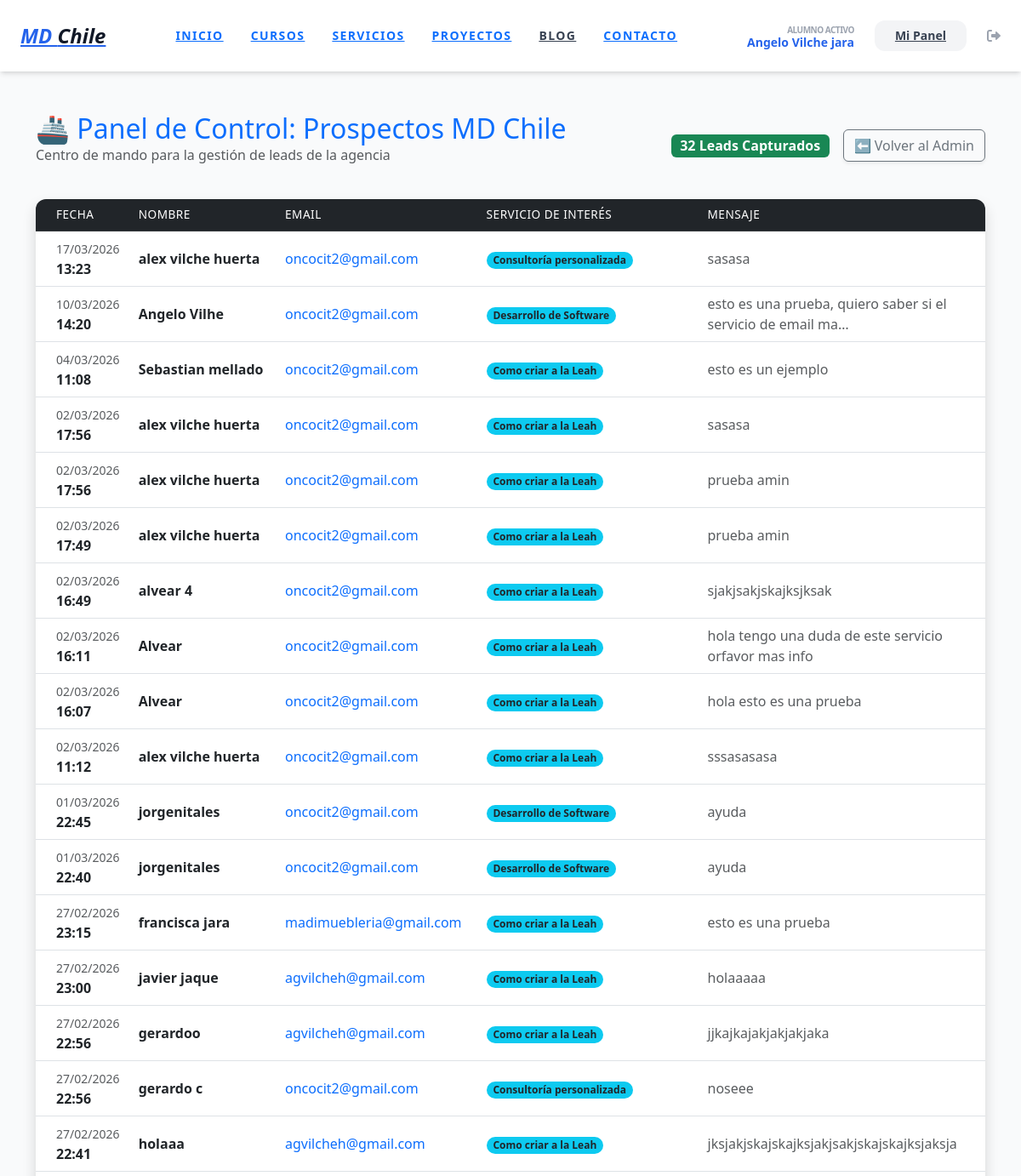
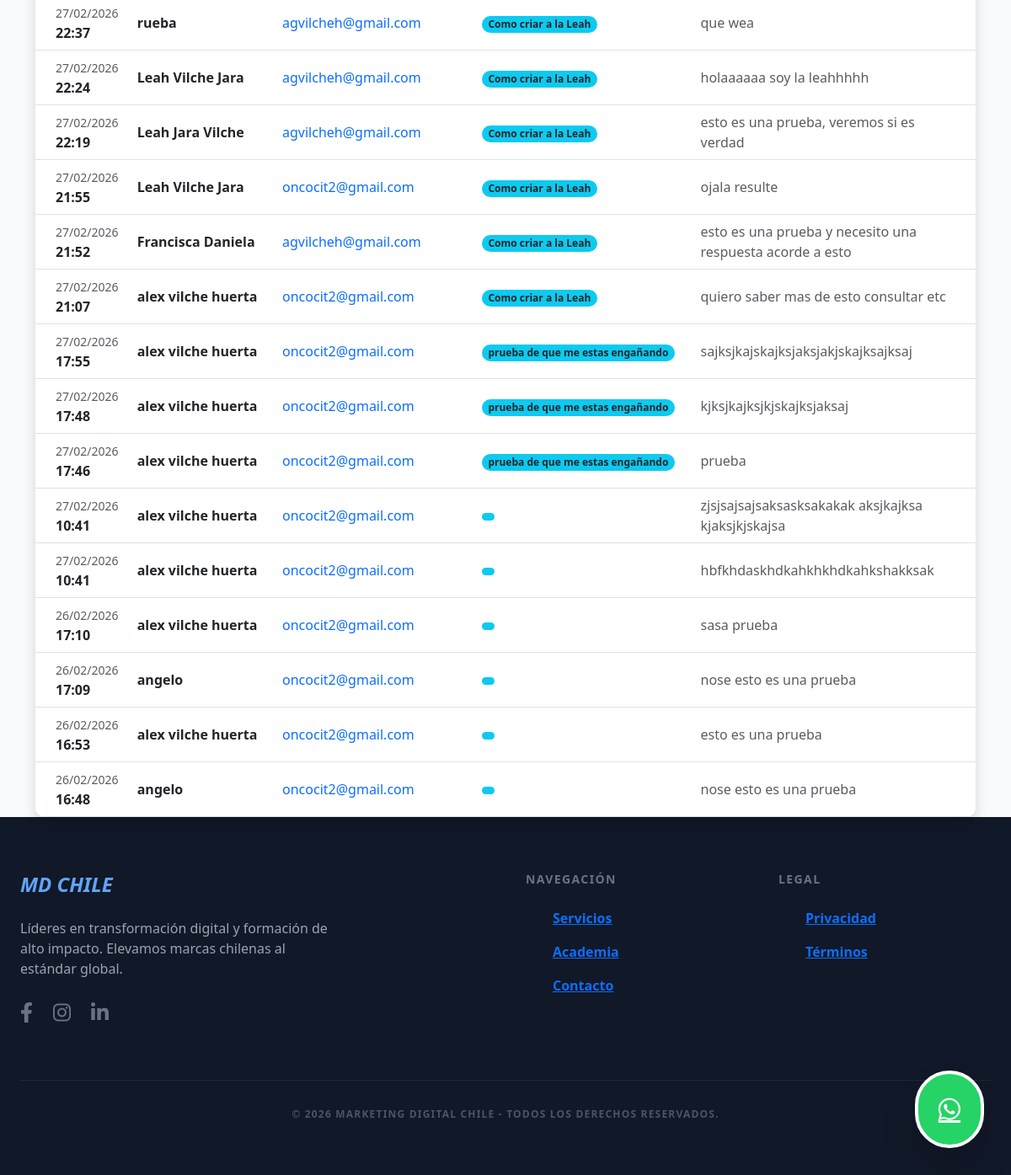
The page /prospectos-agencia/ (signed in) on the database its author committed (2 pictures, top to bottom).
### users/models.py (models this page shows, shortened)
class User(AbstractUser):
    is_client = models.BooleanField(default=True)
    is_admin_user = models.BooleanField(default=False)
    profile_picture = models.ImageField(upload_to='users/profiles/', null=True, blank=True)
    bio = models.TextField(max_length=500, blank=True)
    rut = models.CharField(max_length=12, blank=True, null=True)
    linkedin_url = models.URLField(blank=True, null=True)

### agency/models.py (models this page shows, shortened)
class ContactMessage(models.Model):
    name = models.CharField(max_length=100, verbose_name="Nombre")
    email = models.EmailField(verbose_name="Correo Electrónico")
    message = models.TextField(verbose_name="Mensaje")
    created_at = models.DateTimeField(auto_now_add=True)
    servicio_interes = models.ForeignKey(Service, on_delete=models.SET_NULL, null=True, blank=True)
    lead_source = models.CharField(max_length=100, default="Web Directa")
    is_read = models.BooleanField(default=False, verbose_name="¿Leído?")

class Service(models.Model):
    title = models.CharField(max_length=200, verbose_name="Nombre del Servicio")
    slug = models.SlugField(unique=True, blank=True)
    icon_emoji = models.CharField(max_length=10, default="🚀")
    short_description = models.TextField(max_length=300)
    long_description = models.TextField()
    banner_image = models.ImageField(upload_to='services/banners/')
    video_url = models.URLField(blank=True, null=True)
    reels_links = models.TextField(blank=True, null=True)
    order = models.PositiveIntegerField(default=0)
    is_active = models.BooleanField(default=True)
    regalo_pdf = models.FileField(upload_to='leads/pdfs/', blank=True, null=True, verbose_name="Ebook PDF de Regalo")
    regalo_video_privado = models.URLField(blank=True, null=True, verbose_name="URL Video Privado")
    cta_regalo_text = models.CharField(max_length=100, default="¡Descargar mi regalo ahora!", verbose_name="Texto del Botón")
    class Meta:
        ordering = ['order']

### courses/views.py (the view)
# urls.py: path('prospectos-agencia/', views.leads_dashboard, name='leads_dashboard'),
@login_required
def leads_dashboard(request):
    if not request.user.is_staff: return redirect('dashboard')
    leads = ContactMessage.objects.all().order_by('-created_at')
    return render(request, 'agency/leads_admin.html', {'leads': leads})

### templates/agency/leads_admin.html (shortened to what this page needs)
{% extends 'base.html' %}
{% block content %}
<link href="https://cdn.jsdelivr.net/npm/bootstrap@5.3.0/dist/css/bootstrap.min.css" rel="stylesheet">
<div class="container mt-5">
    <div class="d-flex justify-content-between align-items-center mb-4">
        <div>
            <h2 class="text-primary mb-0">🚢 Panel de Control: Prospectos MD Chile</h2>
            <p class="text-muted">Centro de mando para la gestión de leads de la agencia</p>
        </div>
        <div class="d-flex align-items-center gap-3">
            <span class="badge bg-success fs-6">{{ leads.count }} Leads Capturados</span>
            <a href="/admin/agency/contactmessage/" class="btn btn-outline-secondary shadow-sm">
                ⬅️ Volver al Admin
            </a>
        </div>
    </div>
    <div class="card shadow border-0">
        <div class="card-body p-0">
            <div class="table-responsive">
                <table class="table table-hover align-middle mb-0">
                    <thead class="table-dark">
                        <tr>
                            <th class="ps-4">Fecha</th>
                            <th>Nombre</th>
                            <th>Email</th>
                            <th>Servicio de Interés</th>
                            <th>Mensaje</th>
                        </tr>
                    </thead>
                    <tbody>
                        {% for lead in leads %}
                        <tr>
                            <td class="ps-4 text-nowrap">
                                <span class="text-muted small">{{ lead.created_at|date:"d/m/Y" }}</span><br>
                                <strong>{{ lead.created_at|date:"H:i" }}</strong>
                            </td>
                            <td>
                                <div class="fw-bold text-dark">{{ lead.name }}</div>
                            </td>
                            <td>
                                <a href="mailto:{{ lead.email }}" class="text-decoration-none">{{ lead.email }}</a>
                            </td>
                            <td>
                                <span class="badge rounded-pill bg-info text-dark">
                                    {{ lead.servicio_interes.title }}
                                </span>
                            </td>
                            <td>
                                <div class="text-muted" style="max-width: 300px;">
                                    {{ lead.message|truncatechars:60|default:"Sin mensaje adicional" }}
                                </div>
                            </td>
                        </tr>
                        {% endfor %}
                    </tbody>
                </table>
            </div>
        </div>
    </div>
</div>
{% endblock %}

### templates/base.html (shortened to what this page needs)
<!DOCTYPE html>
<html lang="es">
<head>
    <script src="https://cdn.tailwindcss.com"></script>
    <link rel="stylesheet" href="https://cdnjs.cloudflare.com/ajax/libs/font-awesome/6.0.0/css/all.min.css">
</head>
<body class="bg-gray-50 flex flex-col min-h-screen">
    <nav class="bg-white shadow-md py-4 px-6 flex justify-between items-center sticky top-0 z-50">
        <a href="{% url 'home' %}" class="text-2xl font-black text-blue-600 italic">
            MD <span class="text-gray-900">Chile</span>
        </a>
        <div class="hidden md:flex space-x-8 font-bold text-gray-600 uppercase text-sm tracking-widest">
            <a href="{% url 'home' %}" class="hover:text-blue-600 transition">Inicio</a>
            <a href="{% if user.is_authenticated %}{% url 'dashboard' %}{% else %}{% url 'academia_publica' %}{% endif %}">CURSOS</a>
            <a href="{% url 'services_list' %}" class="hover:text-blue-600 transition">Servicios</a>
            <a class="hover:text-blue-600 transition {% if request.path == '/proyectos/' %}text-blue-600{% endif %}" href="{% url 'projects_list' %}">Proyectos</a>
            <a href="{% url 'blog_list' %}" class="text-gray-700 hover:text-blue-600 font-bold transition">Blog</a>
            <a href="{% url 'contact_view' %}" class="hover:text-blue-600 transition">Contacto</a>
        </div>
        <div class="flex items-center space-x-4">
            {% if user.is_authenticated %}
                <div class="hidden lg:flex flex-col items-end mr-2">
                    <span class="text-[10px] font-black text-gray-400 uppercase tracking-tighter">Alumno Activo</span>
                    <span class="text-sm font-bold text-blue-600 leading-none">
                        {% if user.first_name %}{{ user.first_name }}{% else %}{{ user.username }}{% endif %}
                    </span>
                </div>
                <a href="{% url 'dashboard' %}" class="bg-gray-100 text-gray-700 px-4 py-2 rounded-xl hover:bg-gray-200 transition font-bold text-sm">
                    Mi Panel
                </a>
                <form method="post" action="{% url 'account_logout' %}" class="inline">
                    <button type="submit" class="text-gray-400 hover:text-red-500 transition ml-2">
                        <i class="fas fa-sign-out-alt"></i>
                    </button>
                </form>
            {% endif %}
        </div>
    </nav>
    <main class="flex-grow">
        {% block content %}{% endblock %}
    </main>
    <footer class="bg-gray-900 text-white py-16 px-6">
        <div class="max-w-6xl mx-auto grid grid-cols-1 md:grid-cols-4 gap-12">
            <div class="col-span-1 md:col-span-2">
                <h3 class="text-2xl font-black mb-6 text-blue-400 italic">MD CHILE</h3>
                <p class="text-gray-400 max-w-sm mb-6 font-medium">Líderes en transformación digital y formación de alto impacto. Elevamos marcas chilenas al estándar global.</p>
                <div class="flex items-center space-x-6 mt-6">
                    <a href="https://www.facebook.com/mktlatamcl" target="_blank"
                       class="text-gray-500 hover:text-white transition-colors duration-300 text-2xl">
                        <i class="fab fa-facebook-f"></i>
                    </a>
                    <a href="https://www.instagram.com/vikingoav/" target="_blank"
                       class="text-gray-500 hover:text-white transition-colors duration-300 text-2xl">
                        <i class="fab fa-instagram"></i>
                    </a>
                    <a href="https://www.linkedin.com/in/angelo-vilche/" target="_blank"
                       class="text-gray-500 hover:text-white transition-colors duration-300 text-2xl">
                        <i class="fab fa-linkedin-in"></i>
                    </a>
                </div>
            </div>
            <div>
                <h4 class="text-sm font-black uppercase tracking-widest mb-6 text-gray-500">Navegación</h4>
                <ul class="space-y-4 font-bold text-gray-400">
                    <li><a href="{% url 'services_list' %}" class="hover:text-white transition">Servicios</a></li>
                    <li><a href="{% url 'dashboard' %}" class="hover:text-white transition">Academia</a></li>
                    <li><a href="{% url 'contact_view' %}" class="hover:text-white transition">Contacto</a></li>
                </ul>
            </div>
            <div>
                <h4 class="text-sm font-black uppercase tracking-widest mb-6 text-gray-500">Legal</h4>
                <ul class="space-y-4 font-bold text-gray-400">
                    <li><a href="{% url 'privacidad' %}" class="hover:text-white transition">Privacidad</a></li>
                    <li><a href="{% url 'terminos' %}" class="hover:text-white transition">Términos</a></li>
                </ul>
            </div>
        </div>
        <div class="border-t border-gray-800 mt-16 pt-8 text-center text-gray-600 text-xs font-bold uppercase tracking-widest">
            &copy; 2026 Marketing Digital Chile - Todos los derechos reservados.
        </div>
    </footer>
    <a href="https://wa.me/56975899661" target="_blank"
       class="fixed bottom-8 right-8 bg-[#25D366] text-white p-4 rounded-full shadow-2xl hover:scale-110 transition-transform z-50 flex items-center justify-center border-4 border-white">
        <i class="fab fa-whatsapp text-3xl"></i>
    </a>
</body>
</html>

### templates/base.html (style rules this page uses)
body { font-family: 'Inter', sans-serif; }

### templates/agency/leads_admin.html (style rules this page uses)
.card { border-radius: 12px; overflow: hidden; }
.table thead th { font-weight: 500; text-transform: uppercase; font-size: 0.85rem; letter-spacing: 0.5px; }

### rows shown on the page
User: first_name "Angelo Vilche jara"
ContactMessage: created_at "17/03/2026", created_at "13:23", name "alex vilche huerta", email "oncocit2@gmail.com", servicio_interes "Consultoría personalizada", message "sasasa"
ContactMessage: created_at "10/03/2026", created_at "14:20", name "Angelo Vilhe", email "oncocit2@gmail.com", servicio_interes "Desarrollo de Software", message "esto es una prueba, quiero saber si el servicio de email ma…"
ContactMessage: created_at "04/03/2026", created_at "11:08", name "Sebastian mellado", email "oncocit2@gmail.com", servicio_interes "Como criar a la Leah", message "esto es un ejemplo"
ContactMessage: created_at "02/03/2026", created_at "17:56", name "alex vilche huerta", email "oncocit2@gmail.com", servicio_interes "Como criar a la Leah", message "sasasa"
ContactMessage: created_at "02/03/2026", created_at "17:56", name "alex vilche huerta", email "oncocit2@gmail.com", servicio_interes "Como criar a la Leah", message "prueba amin"
ContactMessage: created_at "02/03/2026", created_at "17:49", name "alex vilche huerta", email "oncocit2@gmail.com", servicio_interes "Como criar a la Leah", message "prueba amin"
ContactMessage: created_at "02/03/2026", created_at "16:49", name "alvear 4", email "oncocit2@gmail.com", servicio_interes "Como criar a la Leah", message "sjakjsakjskajksjksak"
ContactMessage: created_at "02/03/2026", created_at "16:11", name "Alvear", email "oncocit2@gmail.com", servicio_interes "Como criar a la Leah", message "hola tengo una duda de este servicio orfavor mas info"
ContactMessage: created_at "02/03/2026", created_at "16:07", name "Alvear", email "oncocit2@gmail.com", servicio_interes "Como criar a la Leah", message "hola esto es una prueba"
ContactMessage: created_at "02/03/2026", created_at "11:12", name "alex vilche huerta", email "oncocit2@gmail.com", servicio_interes "Como criar a la Leah", message "sssasasasa"
ContactMessage: created_at "01/03/2026", created_at "22:45", name "jorgenitales", email "oncocit2@gmail.com", servicio_interes "Desarrollo de Software", message "ayuda"
ContactMessage: created_at "01/03/2026", created_at "22:40", name "jorgenitales", email "oncocit2@gmail.com", servicio_interes "Desarrollo de Software", message "ayuda"
ContactMessage: created_at "27/02/2026", created_at "23:15", name "francisca jara", email "madimuebleria@gmail.com", servicio_interes "Como criar a la Leah", message "esto es una prueba"
ContactMessage: created_at "27/02/2026", created_at "23:00", name "javier jaque", email "agvilcheh@gmail.com", servicio_interes "Como criar a la Leah", message "holaaaaa"
ContactMessage: created_at "27/02/2026", created_at "22:56", name "gerardoo", email "agvilcheh@gmail.com", servicio_interes "Como criar a la Leah", message "jjkajkajakjakjakjaka"
ContactMessage: created_at "27/02/2026", created_at "22:56", name "gerardo c", email "oncocit2@gmail.com", servicio_interes "Consultoría personalizada", message "noseee"
ContactMessage: created_at "27/02/2026", created_at "22:41", name "holaaa", email "agvilcheh@gmail.com", servicio_interes "Como criar a la Leah", message "jksjakjskajskajksjakjsakjskajskajksjaksja"
ContactMessage: created_at "27/02/2026", created_at "22:37", name "rueba", email "agvilcheh@gmail.com", servicio_interes "Como criar a la Leah", message "que wea"
ContactMessage: created_at "27/02/2026", created_at "22:24", name "Leah Vilche Jara", email "agvilcheh@gmail.com", servicio_interes "Como criar a la Leah", message "holaaaaaa soy la leahhhhh"
ContactMessage: created_at "27/02/2026", created_at "22:19", name "Leah Jara Vilche", email "agvilcheh@gmail.com", servicio_interes "Como criar a la Leah", message "esto es una prueba, veremos si es verdad"
ContactMessage: created_at "27/02/2026", created_at "21:55", name "Leah Vilche Jara", email "oncocit2@gmail.com", servicio_interes "Como criar a la Leah", message "ojala resulte"
ContactMessage: created_at "27/02/2026", created_at "21:52", name "Francisca Daniela", email "agvilcheh@gmail.com", servicio_interes "Como criar a la Leah", message "esto es una prueba y necesito una respuesta acorde a esto"
ContactMessage: created_at "27/02/2026", created_at "21:07", name "alex vilche huerta", email "oncocit2@gmail.com", servicio_interes "Como criar a la Leah", message "quiero saber mas de esto consultar etc"
ContactMessage: created_at "27/02/2026", created_at "17:55", name "alex vilche huerta", email "oncocit2@gmail.com", servicio_interes "prueba de que me estas engañando", message "sajksjkajskajksjaksjakjskajksajksaj"
ContactMessage: created_at "27/02/2026", created_at "17:48", name "alex vilche huerta", email "oncocit2@gmail.com", servicio_interes "prueba de que me estas engañando", message "kjksjkajksjkjskajksjaksaj"
ContactMessage: created_at "27/02/2026", created_at "17:46", name "alex vilche huerta", email "oncocit2@gmail.com", servicio_interes "prueba de que me estas engañando", message "prueba"
ContactMessage: created_at "27/02/2026", created_at "10:41", name "alex vilche huerta", email "oncocit2@gmail.com", message "zjsjsajsajsaksasksakakak aksjkajksa kjaksjkjskajsa"
ContactMessage: created_at "27/02/2026", created_at "10:41", name "alex vilche huerta", email "oncocit2@gmail.com", message "hbfkhdaskhdkahkhkhdkahkshakksak"
ContactMessage: created_at "26/02/2026", created_at "17:10", name "alex vilche huerta", email "oncocit2@gmail.com", message "sasa prueba"
ContactMessage: created_at "26/02/2026", created_at "17:09", name "angelo", email "oncocit2@gmail.com", message "nose esto es una prueba"
ContactMessage: created_at "26/02/2026", created_at "16:53", name "alex vilche huerta", email "oncocit2@gmail.com", message "esto es una prueba"
ContactMessage: created_at "26/02/2026", created_at "16:48", name "angelo", email "oncocit2@gmail.com", message "nose esto es una prueba"

### other values the page prints
{{ leads.count }} "32"
